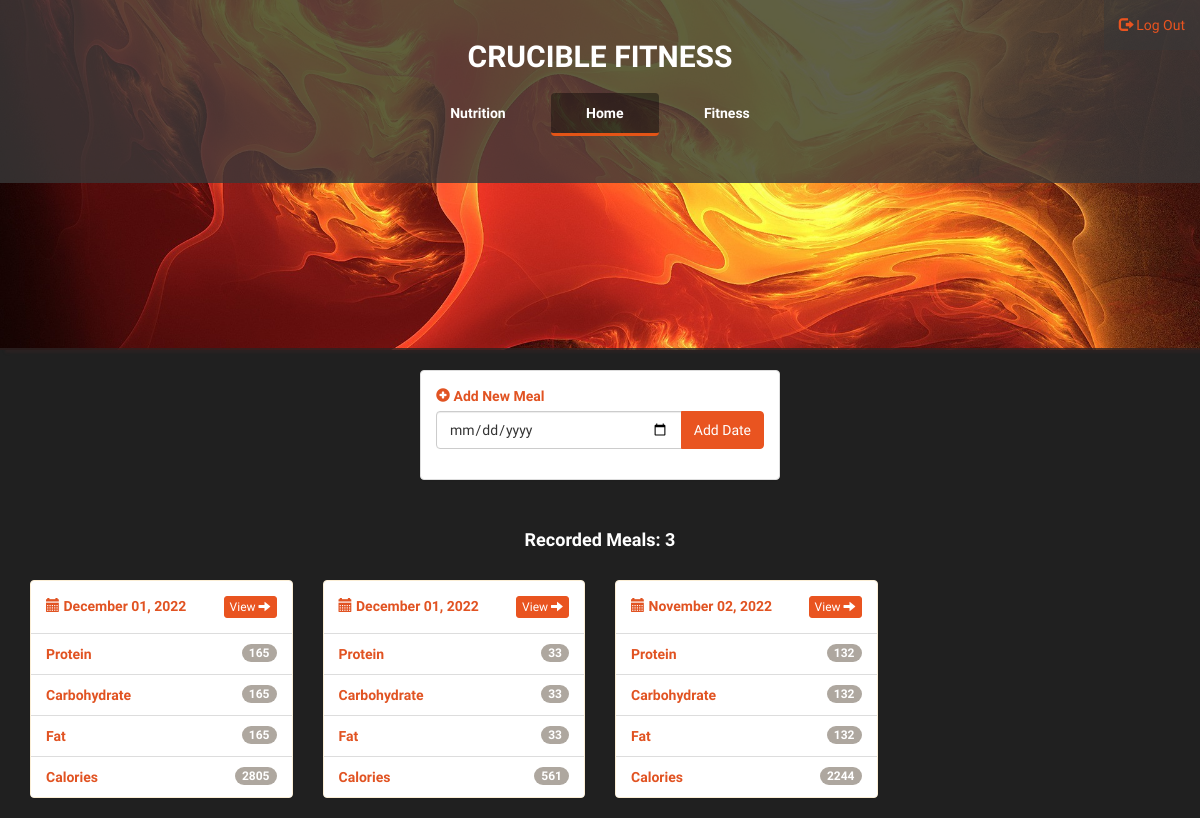
/meals_overview (signed in), run on the app's committed database.
### cruciblefit/models.py (models this page shows, shortened)
class Meal(db.Model):
    id = db.Column(db.Integer, primary_key=True)
    user_id = db.Column(db.Integer, db.ForeignKey('user.id'))
    foods_link = db.relationship('MealFood', back_populates='meal', lazy='dynamic')
    date = db.Column(db.Date, nullable=False)
    @property
    def get_food_items(self):
        foods = []
        for item in self.foods_link:
            if item.food:
                foods.append([item.food, item.id])
            else:
                db.session.delete(item)
                db.session.commit()
        return foods
    @property
    def total_calories(self):
        total = 0
        for item, _ in self.get_food_items:
            total += item.calories
        return total
    @property
    def total_protein(self):
        total = 0
        for item, _ in self.get_food_items:
            total += item.protein
        return total
    @property
    def total_carbs(self):
        total = 0
        for item, _ in self.get_food_items:
            total += item.carbs
        return total
    @property
    def total_fats(self):
        total = 0
        for item, _ in self.get_food_items:
            total += item.fats
        return total

### cruciblefit/start/routes.py (the view)
@start.route('/meals_overview')
@login_required
def meals_overview():
    meals = Meal.query.filter_by(user_id=current_user.id).order_by(Meal.date.desc()).all()
    meals_list = []
    for meal in meals:
        meals_list.append({
            'meal': meal,
            'protein': meal.total_protein,
            'fats': meal.total_fats,
            'carbs': meal.total_carbs,
            'calories': meal.total_calories
        })
    return render_template("meals_overview.html", user=current_user, meals_list=meals_list)

### cruciblefit/__init__.py (called while the page is built)
def create_app():
    app = Flask(__name__)
    app.config['SECRET_KEY'] = 'supersecretkey'
    app.config['SQLALCHEMY_DATABASE_URI'] = 'sqlite:///crucible_data.db'
    db.init_app(app)
    app.register_blueprint(start)
    app.register_blueprint(auth)
    from . import models    #do not delete or move this, it is needed for the database to load properly
    with app.app_context():
        db.create_all()
    login_manager = LoginManager()
    login_manager.login_view = 'auth.login'
    login_manager.init_app(app)
    @login_manager.user_loader
    def load_user(id):
        return models.User.query.get(int(id))
    return app

### cruciblefit/models.py (called while the page is built)
    @property
    def calories(self):
        protein_calc = self.protein * 4
        carbs_calc = self.carbs * 4
        fats_calc = self.fats * 9
        total_calories = protein_calc + carbs_calc + fats_calc
        return total_calories

### cruciblefit/templates/meals_overview.html (shortened to what this page needs)
{% extends "app_base.html" %}
{% block tabs %}
    <li role="presentation">
        <a href="{{ url_for('start.food_items_overview') }}" title="Add Food Item">Nutrition</a>
    </li>
    <li role="presentation" class="active">
        <a href="{{ url_for('start.home') }}" title="Home">Home</a>
    </li>
    <li role="presentation">
        <a href="{{ url_for('start.fitness_view') }}" title="View Workouts">Fitness</a>
    </li>
{% endblock %}
{% block content %}
    <div class="row t20">
        <div class="col-lg-4 col-lg-offset-4">
            <div class="panel panel-default">
                <div class="panel-body">
                    <form action="{{ url_for('start.create_meal') }}" method="POST" role="form">
                        <div class="form-group">
                            <label><i class="glyphicon glyphicon-plus-sign"></i> Add New Meal</label>
                            <div class="input-group">
                                <input type="date" class="form-control" name="date" placeholder="Select New Date"
                                       aria-label="date"
                                       aria-describedby="add-btn"
                                       required>
                                <span class="input-group-btn">
										<button type="submit" class="btn btn-primary" id="add-btn">Add Date
										</button>
                                </span>
                            </div>
                        </div>
                    </form>
                </div>
            </div>
        </div>
    </div>
    <div class="row t20">
        <div class="col-lg-12">
            <h4 class="text-center text-white"><strong>Recorded Meals: {{ meals_list|length }}</strong></h4>
        </div>
    </div>
    {% for row in meals_list|batch(4) %}
        <div class="row t20">
            {% for meal in row %}
                <div class="col-lg-3">
                    <div class="panel panel-warning">
                        <div class="panel-body text-bold">
                            <i class="glyphicon glyphicon-calendar"></i> {{ meal['meal'].date.strftime('%B %d, %Y') }}
                            <a class="btn btn-primary btn-xs pull-right"
                               href="{{ url_for('start.edit_view_meal', meal_id = meal['meal'].id) }}">
                                View <i class="glyphicon glyphicon-arrow-right"></i>
                            </a>
                        </div>
                        <ul class="list-group">
                            <li class="list-group-item text-bold"><span class="badge">{{ meal['protein'] }}</span>
                                Protein
                            </li>
                            <li class="list-group-item text-bold"><span class="badge">{{ meal['carbs'] }}</span>
                                Carbohydrate
                            </li>
                            <li class="list-group-item text-bold"><span class="badge">{{ meal['fats'] }}</span> Fat
                            </li>
                            <li class="list-group-item text-bold"><span class="badge">{{ meal['calories'] }}</span>
                                Calories
                            </li>
                        </ul>
                    </div>
                </div>
            {% endfor %}
        </div>
    {% endfor %}
{% endblock %}

### cruciblefit/static/styles.css (style rules this page uses)
body { background: rgb(32, 32, 32); font-family: 'Ubuntu', sans-serif; color: #e15322 }
.t20 { margin-top: 20px; }
.nav-pills > li.active > a, .nav-pills > li.active > a:hover, .nav-pills > li.active > a:focus { color: white; border-bottom: 3px solid #e45416; font-weight: bolder; background: rgba(0, 0, 0, .4); }
.nav-justified > li > a { color: white; font-weight: bolder; }
.nav-pills > li + li { padding-left: 10px; }
.text-bold { font-weight: bolder !important; }
.text-white { color: white !important; }

### data on the page
Meal: meal "December 01, 2022"
Meal: meal "December 01, 2022"
Meal: meal "November 02, 2022"

### other printed values
{{ meals_list|length }} "3"
{{ meal['protein'] }} "165" "33" "132"
{{ meal['carbs'] }} "165" "33" "132"
{{ meal['fats'] }} "165" "33" "132"
{{ meal['calories'] }} "2805" "561" "2244"
